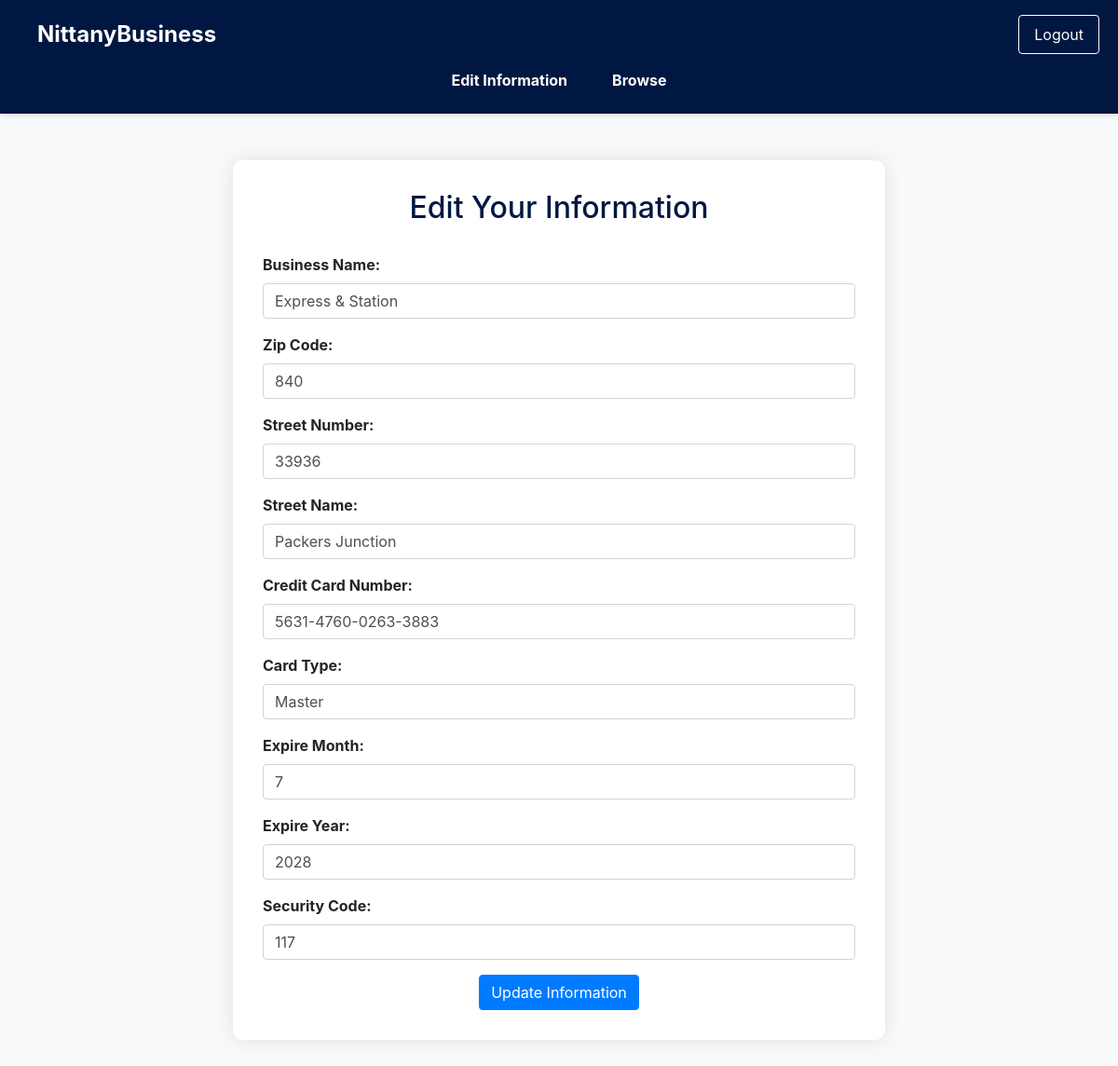
Page /get_buyer_info (signed in) on the committed database.
### tables this page shows
CREATE TABLE Buyers(
    email VARCHAR,
    business_name VARCHAR,
    buyer_address_id VARCHAR,
    PRIMARY KEY (email),
    FOREIGN KEY (email) REFERENCES Users
);

CREATE TABLE Address(
    address_id VARCHAR,
    zipcode INT,
    street_num INT,
    street_name VARCHAR,
    PRIMARY KEY (address_id),
    FOREIGN KEY (address_id) REFERENCES Buyers(buyer_address_id),
    FOREIGN KEY (address_id) REFERENCES Sellers(Business_Address_ID),
    FOREIGN KEY (zipcode) REFERENCES Zipcode_Info
);

CREATE TABLE "Credit_Cards"
(
    credit_card_num VARCHAR
        constraint Credit_Cards_pk
            primary key,
    card_type       VARCHAR,
    expire_month    INT,
    expire_year     INT,
    security_code   INT,
    Owner_email     VARCHAR
        references Buyers
);

### app.py (the view, shortened to what this page needs)
@app.route('/get_buyer_info', methods=['GET', 'POST'])
def get_buyer_info():
    email = session['email']
    connection = sql.connect('database.db')
    cursor = connection.cursor()
    query = '''
        SELECT
            b.business_name,
            a.zipcode,
            a.street_num,
            a.street_name,
            c.credit_card_num,
            c.card_type,
            c.expire_month,
            c.expire_year,
            c.security_code
        FROM Buyers b
        JOIN Address a ON b.buyer_address_id = a.address_id
        JOIN Credit_Cards c ON b.email = c.Owner_email
        WHERE b.email = ?
    '''
    cursor.execute(query, (email,))
    buyer_info = cursor.fetchone()
    connection.close()
    return render_template('edit_buyer_details.html', info=buyer_info)

### templates/edit_buyer_details.html (shortened to what this page needs)
<!DOCTYPE html>
<html lang="en">
<head>
    <link rel="stylesheet" href="https://stackpath.bootstrapcdn.com/bootstrap/4.4.1/css/bootstrap.min.css"
>
</head>
<body>
<nav>
    <div class="nav-content">
        <a href="{{ url_for('index') }}" class="logo">NittanyBusiness</a>
        <a href="{{ url_for('logout') }}" class="logout-btn">Logout</a>
    </div>
    <div class="nav-links">
            <a href="/get_buyer_info">Edit Information</a>
            <a href="/buyers">Browse</a>
    </div>
</nav>
    <div class="form-container">
        <h2>Edit Your Information</h2>
        <form method="POST" action="/get_buyer_info">
            <div class="form-group">
                <label>Business Name:</label>
                <input type="text" class="form-control" name="business_name" value="{{ info[0] }}">
            </div>
            <div class="form-group">
                <label>Zip Code:</label>
                <input type="text" class="form-control" name="zipcode" value="{{ info[1] }}">
            </div>
            <div class="form-group">
                <label>Street Number:</label>
                <input type="text" class="form-control" name="street_num" value="{{ info[2] }}">
            </div>
            <div class="form-group">
                <label>Street Name:</label>
                <input type="text" class="form-control" name="street_name" value="{{ info[3] }}">
            </div>
            <div class="form-group">
                <label>Credit Card Number:</label>
                <input type="text" class="form-control" name="credit_card_num" value="{{ info[4] }}">
            </div>
            <div class="form-group">
                <label>Card Type:</label>
                <input type="text" class="form-control" name="card_type" value="{{ info[5] }}">
            </div>
            <div class="form-group">
                <label>Expire Month:</label>
                <input type="text" class="form-control" name="expire_month" value="{{ info[6] }}">
            </div>
            <div class="form-group">
                <label>Expire Year:</label>
                <input type="text" class="form-control" name="expire_year" value="{{ info[7] }}">
            </div>
            <div class="form-group">
                <label>Security Code:</label>
                <input type="text" class="form-control" name="security_code" value="{{ info[8] }}">
            </div>
            <div class="text-center">
                <input type="submit" class="btn btn-primary" value="Update Information">
            </div>
        </form>
    </div>
</body>
</html>

### templates/edit_buyer_details.html (style rules this page uses)
body { background-color: #f8f9fa; }
.form-container { max-width: 700px; margin: 50px auto; padding: 2rem; background-color: white; border-radius: 10px; box-shadow: 0 0 20px rgba(0,0,0,0.1); }
h2 { text-align: center; margin-bottom: 30px; color: #001841; }
label { font-weight: bold; }
nav { background: #001841; color: #fff; padding: 1rem 0; box-shadow: 0 2px 5px rgba(0,0,0,0.1); position: relative; }
.logo { color: #fff; text-decoration: none; font-size: 1.5rem; font-weight: bold; padding-left: 20px; }
.nav-content { display: flex; justify-content: space-between; align-items: center; padding: 0 20px; }
.nav-links { display: flex; justify-content: center; gap: 1rem; margin-top: 0.5rem; }
.nav-links a { color: white; text-decoration: none; font-weight: bold; padding: 0.5rem 1rem; transition: color 0.3s ease; }
.logout-btn { color: #fff; text-decoration: none; padding: 8px 16px; border: 1px solid #fff; border-radius: 4px; transition: all 0.3s ease; }

### rows in the picture
Buyers: business_name "Express & Station"
Address: zipcode "840", street_num "33936", street_name "Packers Junction"
Credit_Cards: credit_card_num "5631-4760-0263-3883", card_type "Master", expire_month "7", expire_year "2028", security_code "117"
